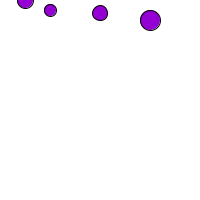
Frame 1 (no input)
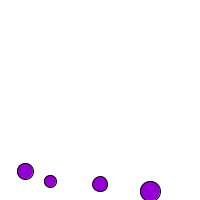
Frame 60 (the mouse pressed at the canvas centre just before this capture)
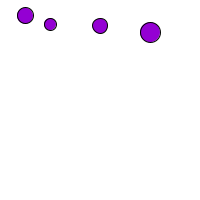
Frame 120 (the mouse held since frame 60 and released just before this capture)

The Processing sketch that drew these frames (run headless with seeded random() and noise(); from frame 60 on, the mouse is pressed at the canvas centre):

// Processing sketch: day16_1
// ── day16_1.pde
Ball ball1;
Ball ball2;
Ball ball3;
Ball ball4;

float gravity = 0.1;

void setup(){
  size(200,200);
  ball1 = new Ball(25,0,16);
  ball2 = new Ball(50,10,12);
  ball3 = new Ball(100,13,15);
  ball4 = new Ball(150,20,20);
}
void draw(){
  background(255);
  ball1.display();
  ball1.update();
  ball2.display();
  ball2.update();
  ball3.display();
  ball3.update();
  ball4.display();
  ball4.update();
}
// ── Ball.pde
class Ball {
  float x;
  float y;
  float speed;
  float w; //size
  
  //ball constructor
  Ball(float tempX, float tempY, float tempW){
    x = tempX;
    y = tempY;
    w= tempW;
    speed = 0;
}
void display(){
  fill(148,0,211);
  stroke(0);
  ellipse(x,y,w,w);
 }
 void update(){
   y = y + speed;
   speed = speed + gravity;
   if(y>height){
     speed = speed * -0.95;
   }
 }
}
